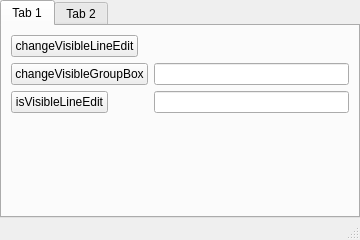
<?xml version="1.0" encoding="UTF-8"?>
<ui version="4.0">
 <class>MainWindow</class>
 <widget class="QMainWindow" name="MainWindow">
  <property name="geometry">
   <rect>
    <x>0</x>
    <y>0</y>
    <width>360</width>
    <height>240</height>
   </rect>
  </property>
  <property name="minimumSize">
   <size>
    <width>360</width>
    <height>240</height>
   </size>
  </property>
  <property name="maximumSize">
   <size>
    <width>360</width>
    <height>240</height>
   </size>
  </property>
  <property name="windowTitle">
   <string>MainWindow</string>
  </property>
  <widget class="QWidget" name="centralwidget">
   <layout class="QGridLayout" name="gridLayout">
    <property name="leftMargin">
     <number>0</number>
    </property>
    <property name="topMargin">
     <number>0</number>
    </property>
    <property name="rightMargin">
     <number>0</number>
    </property>
    <property name="bottomMargin">
     <number>0</number>
    </property>
    <item row="0" column="0">
     <widget class="QTabWidget" name="tabWidget">
      <property name="currentIndex">
       <number>0</number>
      </property>
      <widget class="QWidget" name="tab">
       <attribute name="title">
        <string>Tab 1</string>
       </attribute>
       <layout class="QGridLayout" name="gridLayout_2">
        <item row="0" column="0">
         <layout class="QFormLayout" name="formLayout">
          <item row="1" column="0">
           <widget class="QPushButton" name="pbChangeVisibleGroupBox">
            <property name="text">
             <string>changeVisibleGroupBox</string>
            </property>
           </widget>
          </item>
          <item row="1" column="1">
           <widget class="QLineEdit" name="leChangeVisibleGroupBox">
            <property name="sizePolicy">
             <sizepolicy hsizetype="Expanding" vsizetype="Preferred">
              <horstretch>0</horstretch>
              <verstretch>0</verstretch>
             </sizepolicy>
            </property>
           </widget>
          </item>
          <item row="2" column="0">
           <widget class="QPushButton" name="pbIsVisibleLineEdit">
            <property name="text">
             <string>isVisibleLineEdit</string>
            </property>
           </widget>
          </item>
          <item row="2" column="1">
           <widget class="QLineEdit" name="leIsVisibleLineEdit">
            <property name="sizePolicy">
             <sizepolicy hsizetype="Expanding" vsizetype="Preferred">
              <horstretch>0</horstretch>
              <verstretch>0</verstretch>
             </sizepolicy>
            </property>
           </widget>
          </item>
          <item row="0" column="0">
           <widget class="QPushButton" name="pbChangeVisibleLineEdit">
            <property name="text">
             <string>changeVisibleLineEdit</string>
            </property>
           </widget>
          </item>
         </layout>
        </item>
       </layout>
      </widget>
      <widget class="QWidget" name="tab_2">
       <attribute name="title">
        <string>Tab 2</string>
       </attribute>
       <layout class="QGridLayout" name="gridLayout_4">
        <item row="0" column="0">
         <widget class="QGroupBox" name="groupBox">
          <property name="title">
           <string>GroupBox</string>
          </property>
          <layout class="QGridLayout" name="gridLayout_3">
           <item row="0" column="0">
            <widget class="QLineEdit" name="lineEdit"/>
           </item>
          </layout>
         </widget>
        </item>
       </layout>
      </widget>
     </widget>
    </item>
   </layout>
  </widget>
  <widget class="QMenuBar" name="menubar">
   <property name="geometry">
    <rect>
     <x>0</x>
     <y>0</y>
     <width>360</width>
     <height>26</height>
    </rect>
   </property>
  </widget>
  <widget class="QStatusBar" name="statusbar"/>
 </widget>
 <resources/>
 <connections/>
</ui>
